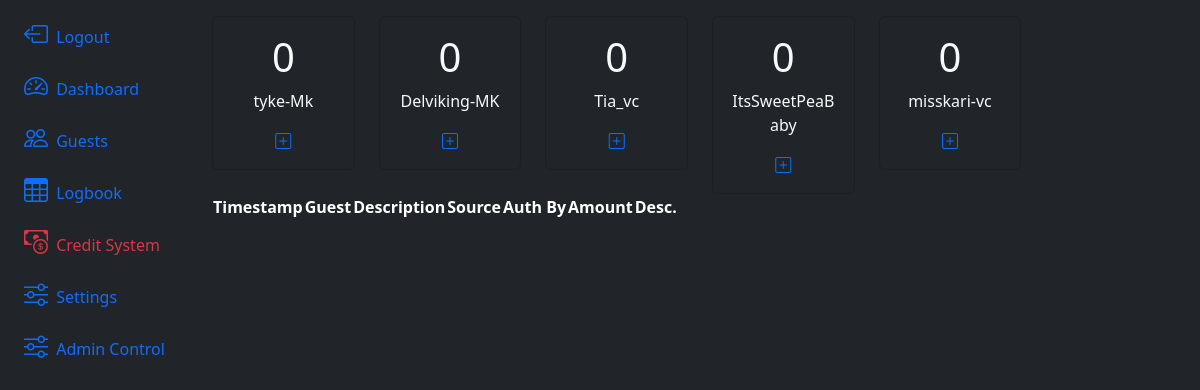
The app's page /credits/ with its own data.
### app/models.py (models this page shows, shortened)
@dataclass
class GuestCredit(db.Model):
    id:int = db.Column(db.Integer, primary_key=True)
    lastUpdate = db.Column(db.DateTime(timezone=True), server_default=None)
    guest_id = db.Column(db.Integer, db.ForeignKey('guest.id'), nullable=False)
    generalAmount:int  = db.Column(db.Integer, nullable=False, default=0)
    specialEventAmount:int  = db.Column(db.Integer, nullable=False, default=0)
    privateSessionAmount:int  = db.Column(db.Integer, nullable=False, default=0)

@dataclass
class Guest(db.Model, UserMixin):
    id:int = db.Column(db.Integer, primary_key=True)
    uuid:str  = db.Column(db.String, unique=True, name="uuid")
    fetUsername:str  = db.Column(db.String(100) )
    name:str  = db.Column(db.String(100), nullable=False)
    email:str  = db.Column(db.String(200), unique=True, nullable=False)
    phone:str  = db.Column(db.String(20))
    password:str  = db.Column(db.String(255))
    allow_qrcode_refresh:bool = db.Column(db.Boolean(), default=True)
    roles = db.relationship('Role', backref=db.backref('guests'), secondary=guest_role)
    termsCheck:bool = db.Column(db.Boolean(), default=False)
    termsDate = db.Column(db.DateTime(timezone=True), server_default=None)
    credit = db.relationship('GuestCredit',backref='guest')
    logbook = db.relationship('Guestlog', backref='guest')
    lastVisit = db.Column(db.DateTime(timezone=True), server_default=None)
    lastCheckOut = db.Column(db.DateTime(timezone=True), server_default=None)
    created_at = db.Column(db.DateTime(timezone=True), server_default=func.now())

### app/routes.py (the view)
@app.route('/credits/', methods=['GET', 'POST'])
def credits():
    return render_template('credits.html', guests=Guest.query.all(), guestCreds=GuestCredit.query.all(), guestCreditLog=CreditTransactionLog.query.all())

### app/templates/credits.html (shortened to what this page needs)
{% extends 'layout.html' %}
{% block content %}
<div>
    <div class="row row-cols-1 row-cols-sm-2 row-cols-md-3 row-cols-lg-4 row-cols-xl-6 g-4">
        {% for creds in guestCreds %}
        <div class="col">
            <div class="card text-center bg-dark text-light">
                <div class="card-body">
                    <h1 class="card-title">{{ creds.generalAmount }}</h1>
                    <p class="card-text">{{ creds.guest.fetUsername }}</p>
                    <a href="/guestCredit/{{creds.id}}" class=""><i class="bi bi-plus-square"></i></a>
                </div>
            </div>
        </div>
        {% endfor %}
    </div>
    <table class="table-dark rounded-3 overflow-hidden " data-toggle="table" data-search="true">
        <thead>
            <tr>
                <th data-sortable="true" scope="col">Timestamp</th>
                <th data-sortable="true" scope="col">Guest</th>
                <th data-sortable="true" scope="col">Description</th>
                <th data-sortable="true" scope="col">Source</th>
                <th data-sortable="true" scope="col">Auth By</th>
                <th data-sortable="true" scope="col">Amount</th>
                <th data-sortable="true" scope="col">Desc.</th>
            </tr>
        </thead>
    </table>
</div>
{% endblock content %}

### records on screen
GuestCredit: generalAmount "0", guest.fetUsername "tyke-Mk"
GuestCredit: generalAmount "0", guest.fetUsername "Delviking-MK"
GuestCredit: generalAmount "0", guest.fetUsername "Tia_vc"
GuestCredit: generalAmount "0", guest.fetUsername "ItsSweetPeaBaby"
GuestCredit: generalAmount "0", guest.fetUsername "misskari-vc"
